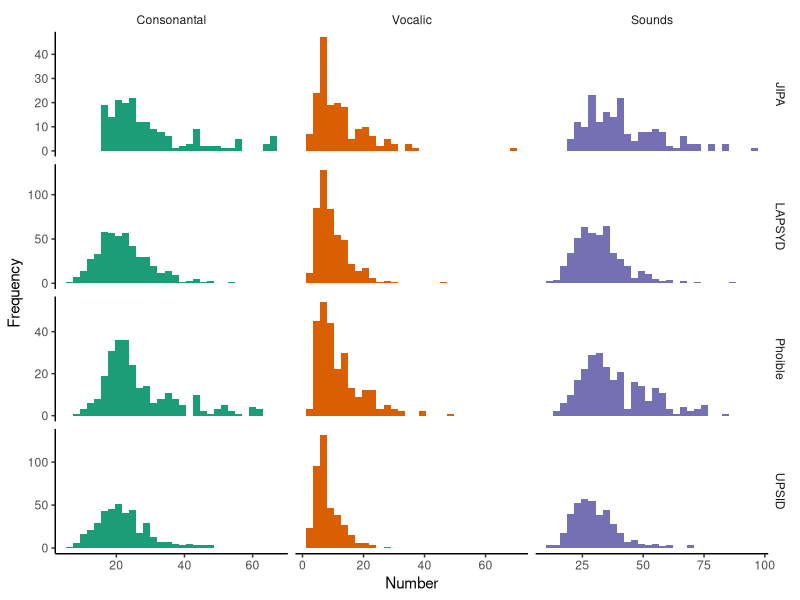
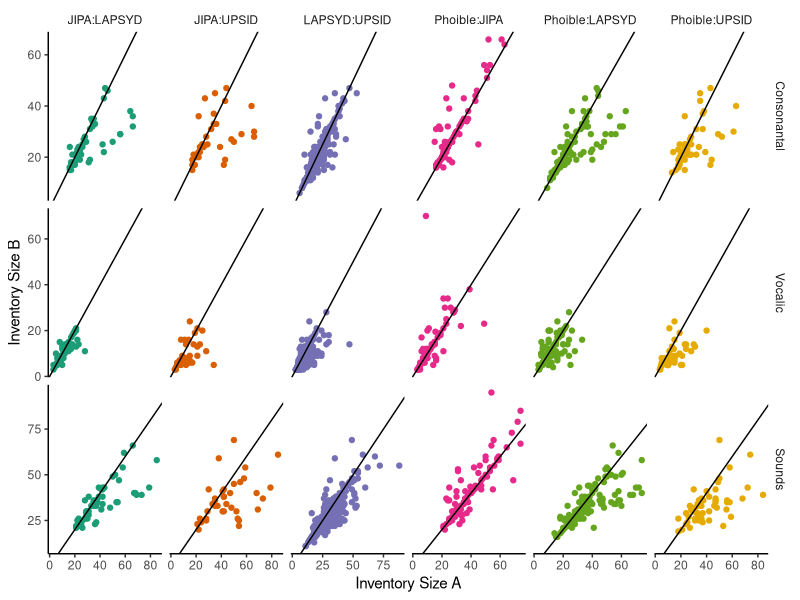
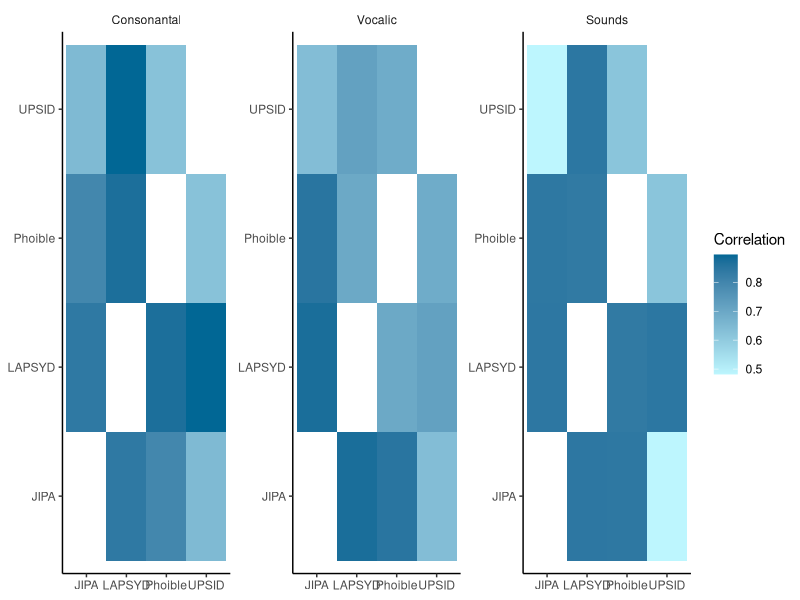
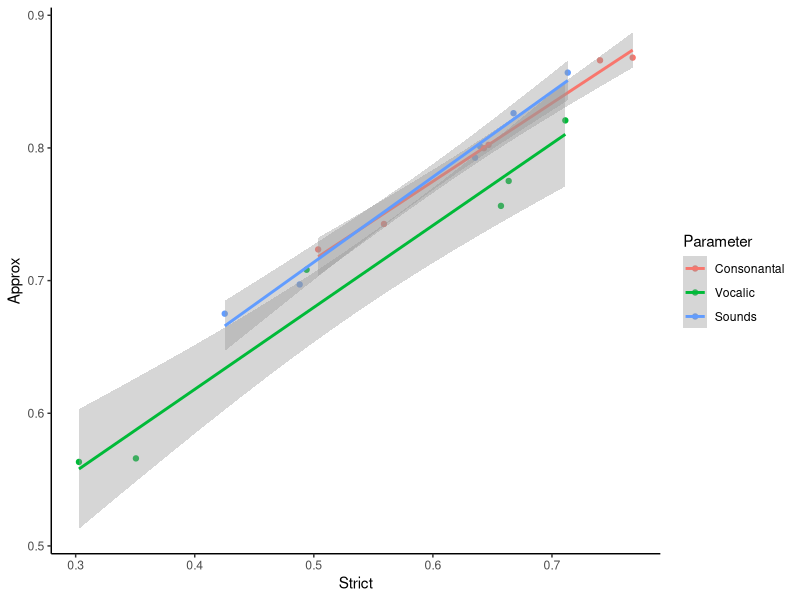

R code for these plots, in order:
#!/usr/bin/env Rscript
library(ggplot2)

keep <- c("Consonantal", "Vocalic", "Sounds")

df <- read.csv('./output/results.raw.csv', header=TRUE)
df$Comparison <- paste0(df$DataA, ':', df$DataB)
df <- df[df$Parameter %in% keep,]
df$Parameter <- factor(df$Parameter, levels=keep)

df.sum <- read.csv('./output/results.summary.csv', header=TRUE)

df.sum <- df.sum[df.sum$Parameter %in% keep,]
df.sum$Parameter <- factor(df.sum$Parameter, levels=keep)


df.sizes <- data.frame(
    Glottocode=df$Glottocode,
    Size=df$SizeA,
    Dataset=df$DataA,
    Parameter=df$Parameter
)
df.sizes <- rbind(df.sizes, data.frame(
    Glottocode=df$Glottocode,
    Size=df$SizeB,
    Dataset=df$DataB,
    Parameter=df$Parameter
))


# histograms
p <- ggplot(df.sizes, aes(x=Size, fill=Parameter)) +
    geom_histogram() +
    theme_classic() + theme(strip.background = element_blank()) +
    facet_grid(Dataset~Parameter, scales="free") +
    scale_fill_brewer(palette="Dark2") +
    guides(fill="none") +
    xlab("Number") + ylab("Frequency")

ggsave("plots/histograms.png", p)


# scatter plots
p <- ggplot(df, aes(x=SizeA, y=SizeB, color=Comparison)) +
    geom_point() +
    geom_abline(intercept=0, slope=1) +
    facet_grid(Parameter~Comparison, scales="free") +
    theme_classic() + theme(strip.background = element_blank()) +
    scale_color_brewer(palette="Dark2") +
    guides(color="none") +
    xlab("Inventory Size A") + ylab("Inventory Size B")

ggsave("plots/scatter.png", p)


# Heatmaps.
df.sum2 <- df.sum
colnames(df.sum2) <- c("Parameter", "Dataset2", "Dataset1", "P", "R", "Delta", "Strict", "Approx")
df.sum2 <- rbind(df.sum2, df.sum)

p <- ggplot(df.sum2, aes(x=Dataset1, y=Dataset2, fill=P)) +  # misnamed p = r?
    geom_tile() +
    facet_wrap(Parameter~., scales="free", ncol=3) +
    scale_fill_gradient("Correlation", high="#016795", low="#BDF6FE") +
    guides(color="none") +
    theme_classic() + theme(strip.background = element_blank()) +
    xlab(NULL) + ylab(NULL)

ggsave("plots/heatmaps.png", p, height=3, width=9)


### Relationship between Strict/Approx
p <- ggplot(df.sum, aes(x=Strict, y=Approx, color=Parameter, group=Parameter)) +
    geom_point() + geom_smooth(method="lm") +
    theme_classic()
ggsave("plots/strict_vs_approx.png", p)

